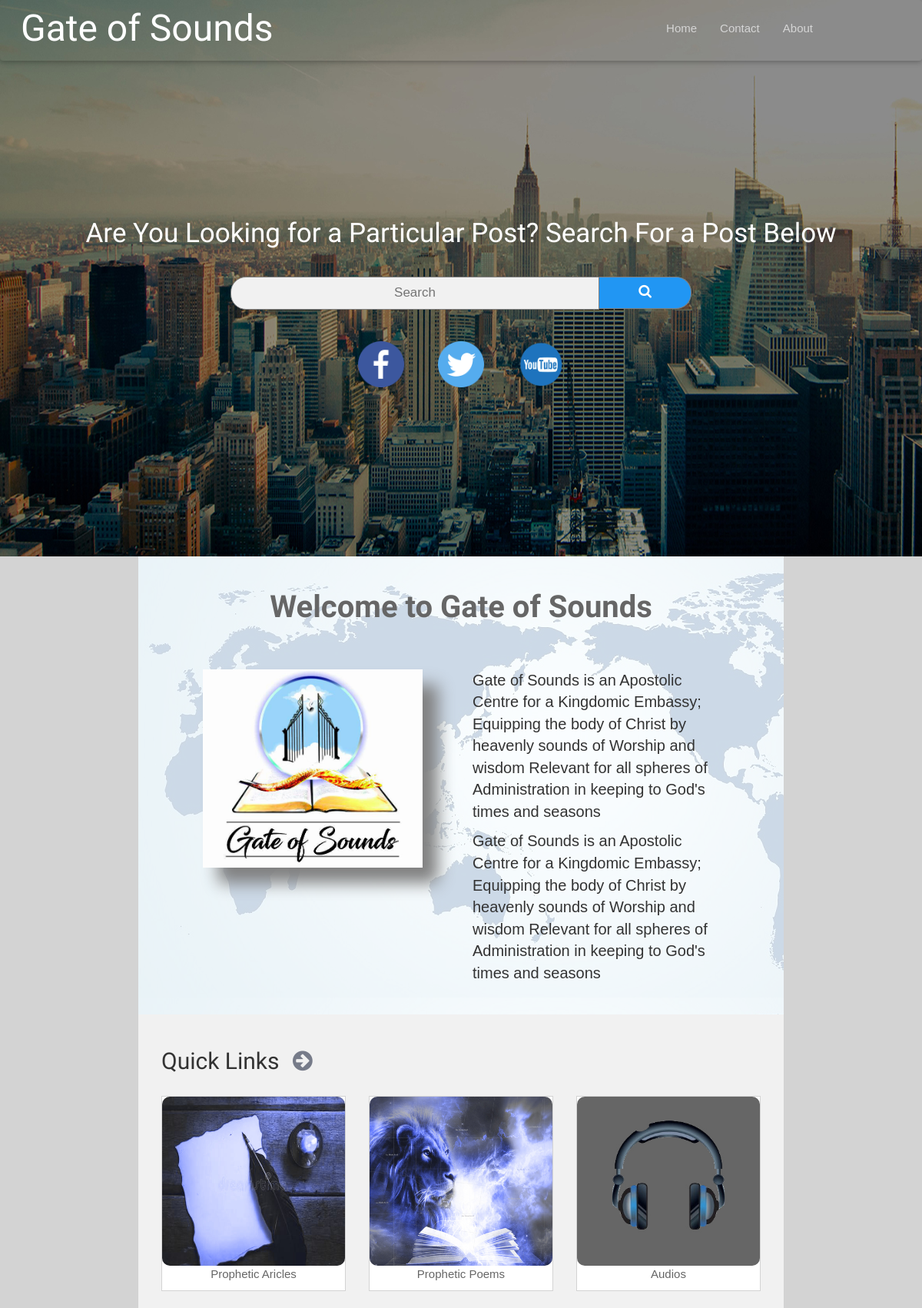
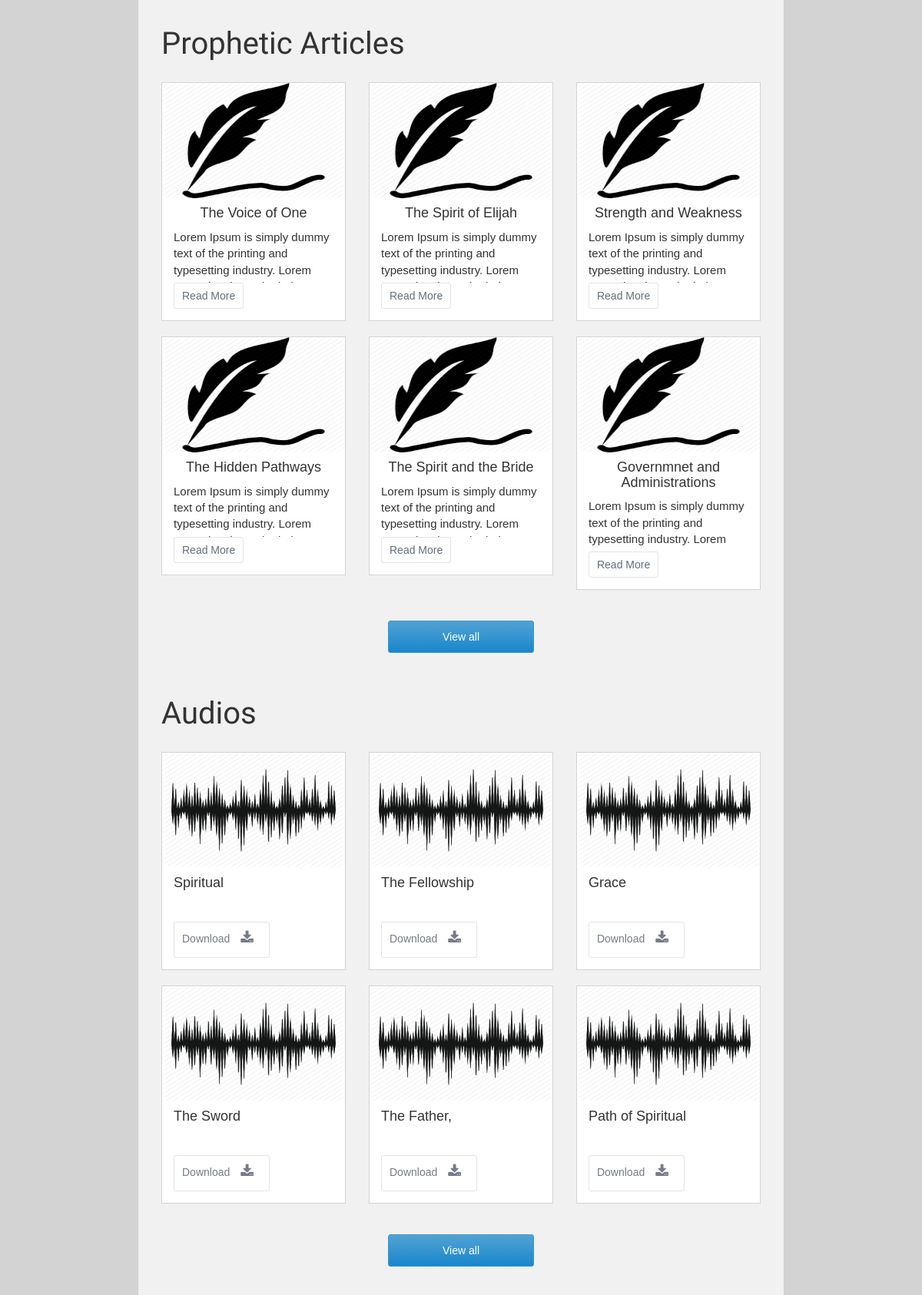
The page / (upper part) on the database its author committed (2 pictures, top to bottom).
### sounds/models.py (models this page shows, shortened)
class Post(models.Model):
    title = models.CharField(max_length= 150)
    body = models.TextField()
    date = models.DateTimeField()
    author= models.TextField(default='Sunny awugo')
    def get_absolute_url(self):
        return reverse('post-detail', args=[str(self.id)])
    class Meta:
        ordering = ["-date"]

class AudioMessages(models.Model):
    title = models.CharField(max_length= 30)
    link = models.URLField(max_length=200)

### sounds/views.py (the view)
# urls.py: path('', views.index, name='index'),
def index(request):
    post = Post.objects.all()[:6]
    audio = AudioMessages.objects.all()[:6]
    if request.method == 'POST':
        sub_form = Subme(request.POST )
        if sub_form.is_valid():
            sub = sub_form.save(commit=False)
            sub.save()
            messages.success(request, 'Thanks for subscribing')
            return redirect('index')
    else:
        sub_form = Subme()
    context = {
        'title': 'Recent Posts',
        'post': post,
        'audio': audio,
        'sub_form': sub_form
    }
    return render(request, 'sounds/index.html', context)

### sounds/forms.py
class Subme(forms.ModelForm):
    class Meta:
        model = Letter
        fields = ('subEmail', )

### sounds/templates/sounds/index.html (shortened to what this page needs)
<!DOCTYPE html>
<html>
<head>
	{% load static %}
	{% load widget_tweaks %}
	<link rel="stylesheet" href="https://cdnjs.cloudflare.com/ajax/libs/font-awesome/4.7.0/css/font-awesome.min.css">
	<link rel="stylesheet" href="https://maxcdn.bootstrapcdn.com/bootstrap/3.3.7/css/bootstrap.min.css">
	<link rel="stylesheet" href="https://maxcdn.bootstrapcdn.com/font-awesome/4.7.0/css/font-awesome.min.css">
	<link href='{% static "sounds/animations/css/mdb.min.css" %}' rel="stylesheet">
	<link rel='stylesheet' href='{% static "sounds/style.css" %}'>
</head>
<body>
	<section id='showcase'>
		<nav class='navbar navbar-inverse' style='background:transparent'>
			<div class='container-fluid'>
					<div class='navbar-header'>
							<a  class='navbar-brand' style="font-family: 'Tangerine', serif; font-size: 48px; color:#ffffff;" href='{% url "index" %}'>Gate of Sounds</a>
					</div>
					<div class='collapse navbar-collapse'  id='MyNavBar'>
						<ul class='nav navbar-nav navbar-right' style="font-size: 15px; color:white; padding-right:100px">
							<li ><a href='{% url "index" %}'>Home</a></li>
							<li><a href='{% url "contact" %}'>Contact</a></li>
							<li><a href='{% url "about" %}'>About</a></li>
						</ul>
					</div>
			</div>
		</nav>
		<div class ='text-center' id='innershow'>
			<p class='search-text' style="font-family:Open Sans Condensed; font-size:35px">Are You Looking for a Particular Post? Search For a Post Below</p><br>
			<div class='searchme'>
				<form method='get' action='{% url "searchme" %}' class="example" >
						<input type='text' name='q' placeholder="Search" value='{{ request.get.q }}'>
						<button type="submit" class='butse'><i class="fa fa-search"></i></button>
				</form>
				<br>
				<img src='{% static "sounds/facebook.png" %}' class='social-me'>
				<img src='{% static "sounds/twitter.png" %}' class='social-me' >
				<img src='{% static "sounds/yt2.png" %}'class='social-me'>
			</div>
		</div>
	</section>
	<section id='entireshow'>
		<div class='showme'>
			<div class='welcome1'>
				<br>
				<div class='welcome' >
					<p style="color:#666666; padding-top:15px; font-family:Open Sans Condensed; font-size:40px"  class='text-center'><strong>Welcome to Gate of Sounds</strong></p><br>
					<br>
					<div class='row' >
							<div class='col-md-6' id='aboutHouse'>
								<div class="wow slideInLeft" data-wow-delay="0.3s">
								<img src="{% static 'sounds/goslogo1.jpg' %}"  class='img-responsive'  id='imageside'>
									<br><br>
							</div>
							</div>
						<div class="wow slideInRight" data-wow-delay="0.7s">
							<div class='col-md-6'>
								<p style='font-size: 20px;'>Gate of Sounds is an Apostolic Centre for a Kingdomic Embassy; Equipping the body of Christ by heavenly sounds of Worship and wisdom Relevant for all spheres of Administration in keeping to God's times and seasons</p>
								<p style='font-size: 20px;'>Gate of Sounds is an Apostolic Centre for a Kingdomic Embassy; Equipping the body of Christ by heavenly sounds of Worship and wisdom Relevant for all spheres of Administration in keeping to God's times and seasons</p>
							</div>
						</div>
					</div>
				</div>
			</div>
	<section id='three'>
		<div id='threeInner' class="wow zoomInUp" data-wow-delay="0.5s" >
			<span  style="font-family:Open Sans Condensed; font-size:30px">Quick Links
				<span class="symbol-input100">
					<i class="fa fa-arrow-circle-right" id='fa-touch2'></i>
				</span>
			</span><br><br>
			<div class='row'>
				<div class='col-sm-4' id='outerarticle11'>
					<div id='threeInner1'>
						<img src='{% static "sounds/art1.jpg" %}' class='responsive'>
						<p class='text-center'><a href='{% url "posts" %}' class='quickAnchor'>Prophetic Aricles</a></p>
					</div>
				</div>
				<div class='col-sm-4' id='outerarticle11'>
					<div id='threeInner1'>
						<img src='{% static "sounds/poems1.jpg" %}' class='responsive'>
						<p class='text-center'><a href='#' class='quickAnchor'>Prophetic Poems</a></p>
					</div>
				</div>
				<div class='col-sm-4'id='outerarticle11' >
					<div id='threeInner1'>
						<img src='{% static "sounds/audio.jpg" %}'  class='responsive' >
						<p class='text-center'><a href='{% url "audios" %}' class='quickAnchor'>Audios</a></p>
					</div>
				</div>
			</div>
		</div>
	</section>
	<section id='articles'>
		<div id='articlesInner'>
			<span  style="font-family:Open Sans Condensed; font-size:40px">Prophetic Articles</span><br><br>
			<div class='row'>
				<div class="wow zoomInUp" data-wow-delay="0.5s" >
				{% for posts in post %}
					<div class='col-sm-4' id='outerarticle'>
						<div id='articleInner1'>
							<img src='{% static "sounds/ink.png" %}'  class='responsive2' >
							<span class='text-center'><h4>{{ posts.title }}</h4></span>
							<div id='articleInner3'>
								<div id='articleInner2'>
									<p>{{ posts.body }}</p>
								</div>
								<button id='articleBut111'><a href="{{ posts.get_absolute_url }}" style='color:#636E7B;'>Read More</a></button>
							</div>
						</div>
					</div>
				{% endfor %}
				</div>
			</div>
			<div class='text-center'><button class='view_more'>View all</button></div>
		</div>
	</section>
	<section id='articles'>
		<div id='articlesInner'>
			<span  style="font-family:Open Sans Condensed; font-size:40px">Audios</span><br><br>
			<div class='row'>
				<div class="wow zoomInUp" data-wow-delay="0.5s" >
				{% for audios in audio %}
					<div class='col-sm-4' id='outerarticle'>
						<div id='articleInner1'>
							<img src='{% static "sounds/wave.png" %}'  class='responsive2' >
							<div id='articleInner3'>
								<div id='articleInner2'>
								<span><h4>{{ audios.title }}</h4></span>
								</div>
								<a href='{{audios.link}}' >
									<button id='articleBut111' >Download
										<span class="symbol-input100">
											<i class="fa fa-download" id='fa-touch'></i>
										</span>
									</button>
								</a>
							</div>
						</div>
					</div>
				{% endfor %}
				</div>
			</div>
			<div class='text-center'><button class='view_more'>View all</button></div>
		</div>
		</section>
	</section>
</body>
</html>

### sounds/static/sounds/style.css (style rules this page uses)
body { font-family: sans-serif; font-size: 15px; }
.navbar { margin-bottom: 0; background-image:url('/static/sounds/cover3.jpg'); color:#fff; padding:1%; font-size: 1.2em; border:0; }
.navbar-brand { float: left; min-height: 55px; }
.navbar-inverse .navbar-nav li a { color: #D5D5D5; }
ul { margin:0; padding:0; }
.welcome { width: 80%; margin: auto; text-align: left; padding-bottom: 30px; }
.showme { width:70%; margin: auto; }
.welcome1 { background: linear-gradient( rgba(255,255,255, 0.80), rgba(255,255,255, 0.80) ), url("/static/sounds/world233.png"); }
#showcase { background-image:url('/static/sounds/cover3.jpg'); }
.fa { color: #fff; padding: 5px 10px 10px 10px; font-size: 18px; }
form.example input[type=text] { padding: 8px; font-size: 17px; border: 1px solid grey; border-top-left-radius: 20px; border-bottom-left-radius: 20px; float: left; width: 80%; background: #f1f1f1; }
form.example button { float: left; width: 20%; padding: 3.5px; background: #2196F3; color: white; font-size: 17px; border: 1px solid grey; border-left: none; cursor: pointer; }
form.example::after { content: ""; clear: both; display: table; }
.searchme { width:60%; margin: auto; }
#innershow { padding: 200px 100px 200px 100px; }
.search-text { color:white; font-size: 25px; }
.social-me { padding:20px; height: 100px; width:100px }
#entireshow { background: #d3d3d3; }
.butse { border-top-right-radius: 20px; border-bottom-right-radius: 20px; }
.responsive { width:100%; height: 220px; border-radius: 10px; }
.responsive2 { width:100%; height: 150px; border-radius: 10px; }
#three { background: #f1f1f1; }
#articles { background: #f1f1f1; }
#threeInner { padding: 40px 30px 20px 30px; }
#articlesInner { padding: 10px 30px 30px 30px; }
#threeInner1 { background: #fff; border: 0.5px solid #d3d3d3; }
#articleInner1 { background: #fff; border: 0.5px solid #d3d3d3; }
#articleInner2 { overflow: hidden; text-overflow: ellipsis; height: 70px; }
#outerarticle { padding-bottom: 20px; }
#outerarticle11 { padding-bottom: 20px; }
#articleInner3 { padding-left:15px; padding-right:15px; padding-bottom: 15px; }
#articleBut111 { border:1px solid #E3E3E5; color:#636E7B; background:none; border-radius:3px; font-size:14px; padding:6px 10px; color:#767B89; }
.view_more { background: #3597D4; background: -webkit-linear-gradient(#52A2D3 , #1887CC); background: linear-gradient(#52A2D3 , #1887CC); border:1px solid #3597D4; color:#ffffff; border-radius:3px; font-size:14px; padding:10px 70px; margin:20px 3px 10px 3px; }
#fa-touch { color:#767B89; }
#fa-touch2 { font-size: 30px; color:#767B89; }
#imageside { box-shadow: 20px 20px 20px 0px grey; }
#aboutHouse { padding-right: 50px; }
.quickAnchor { color:#666666 }

### rows shown on the page
Post: title "The Voice of One", body "Lorem Ipsum is simply dummy text of the printing and typesetting industry. Lorem…"
Post: title "The Spirit of Elijah", body "Lorem Ipsum is simply dummy text of the printing and typesetting industry. Lorem…"
Post: title "Strength and Weakness", body "Lorem Ipsum is simply dummy text of the printing and typesetting industry. Lorem…"
Post: title "The Hidden Pathways", body "Lorem Ipsum is simply dummy text of the printing and typesetting industry. Lorem…"
Post: title "The Spirit and the Bride", body "Lorem Ipsum is simply dummy text of the printing and typesetting industry. Lorem…"
Post: title "Governmnet and Administrations", body "Lorem Ipsum is simply dummy text of the printing and typesetting industry. Lorem…"
AudioMessages: title "Spiritual"
AudioMessages: title "The Fellowship"
AudioMessages: title "Grace"
AudioMessages: title "The Sword"
AudioMessages: title "The Father,"
AudioMessages: title "Path of Spiritual"
